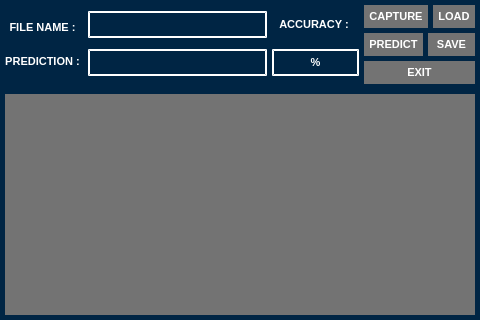
<?xml version="1.0" encoding="UTF-8"?>
<ui version="4.0">
 <class>MainWindow</class>
 <widget class="QMainWindow" name="MainWindow">
  <property name="geometry">
   <rect>
    <x>0</x>
    <y>0</y>
    <width>480</width>
    <height>320</height>
   </rect>
  </property>
  <property name="minimumSize">
   <size>
    <width>480</width>
    <height>320</height>
   </size>
  </property>
  <property name="windowTitle">
   <string>MainWindow</string>
  </property>
  <widget class="QWidget" name="centralwidget">
   <layout class="QVBoxLayout" name="verticalLayout">
    <property name="spacing">
     <number>0</number>
    </property>
    <property name="leftMargin">
     <number>0</number>
    </property>
    <property name="topMargin">
     <number>0</number>
    </property>
    <property name="rightMargin">
     <number>0</number>
    </property>
    <property name="bottomMargin">
     <number>0</number>
    </property>
    <item>
     <widget class="QStackedWidget" name="stackedWidget">
      <property name="font">
       <font>
        <pointsize>8</pointsize>
       </font>
      </property>
      <property name="currentIndex">
       <number>1</number>
      </property>
      <widget class="QWidget" name="page_1">
       <property name="styleSheet">
        <string notr="true">#page_1 {
	border-image: url(:/bg/gui/assets/barong_bg2.png);
}</string>
       </property>
       <layout class="QVBoxLayout" name="verticalLayout_2">
        <property name="spacing">
         <number>0</number>
        </property>
        <property name="leftMargin">
         <number>0</number>
        </property>
        <property name="topMargin">
         <number>0</number>
        </property>
        <property name="rightMargin">
         <number>0</number>
        </property>
        <property name="bottomMargin">
         <number>0</number>
        </property>
        <item>
         <widget class="QWidget" name="widget" native="true">
          <layout class="QVBoxLayout" name="verticalLayout_3" stretch="80,20">
           <property name="spacing">
            <number>0</number>
           </property>
           <property name="leftMargin">
            <number>0</number>
           </property>
           <property name="topMargin">
            <number>0</number>
           </property>
           <property name="rightMargin">
            <number>0</number>
           </property>
           <property name="bottomMargin">
            <number>0</number>
           </property>
           <item>
            <widget class="QWidget" name="widget_3" native="true"/>
           </item>
           <item>
            <widget class="QWidget" name="widget_2" native="true">
             <property name="styleSheet">
              <string notr="true">background-color: rgba(0, 0, 0, 100);</string>
             </property>
             <layout class="QVBoxLayout" name="verticalLayout_4">
              <property name="spacing">
               <number>0</number>
              </property>
              <property name="leftMargin">
               <number>0</number>
              </property>
              <property name="topMargin">
               <number>0</number>
              </property>
              <property name="rightMargin">
               <number>0</number>
              </property>
              <property name="bottomMargin">
               <number>0</number>
              </property>
              <item>
               <widget class="QLabel" name="lbl_begin">
                <property name="font">
                 <font>
                  <pointsize>14</pointsize>
                  <weight>75</weight>
                  <bold>true</bold>
                 </font>
                </property>
                <property name="styleSheet">
                 <string notr="true">color: rgb(255, 255, 255);
background-color: transparent;</string>
                </property>
                <property name="text">
                 <string>Tap here to classify</string>
                </property>
                <property name="alignment">
                 <set>Qt::AlignCenter</set>
                </property>
               </widget>
              </item>
             </layout>
            </widget>
           </item>
          </layout>
         </widget>
        </item>
       </layout>
      </widget>
      <widget class="QWidget" name="page_2">
       <property name="styleSheet">
        <string notr="true">background-color: rgb(0, 37, 68);</string>
       </property>
       <layout class="QVBoxLayout" name="verticalLayout_5">
        <property name="spacing">
         <number>0</number>
        </property>
        <property name="leftMargin">
         <number>0</number>
        </property>
        <property name="topMargin">
         <number>0</number>
        </property>
        <property name="rightMargin">
         <number>0</number>
        </property>
        <property name="bottomMargin">
         <number>0</number>
        </property>
        <item>
         <widget class="QWidget" name="widget_4" native="true">
          <property name="font">
           <font>
            <pointsize>8</pointsize>
           </font>
          </property>
          <layout class="QVBoxLayout" name="verticalLayout_6" stretch="20,80">
           <property name="spacing">
            <number>0</number>
           </property>
           <property name="leftMargin">
            <number>0</number>
           </property>
           <property name="topMargin">
            <number>0</number>
           </property>
           <property name="rightMargin">
            <number>0</number>
           </property>
           <property name="bottomMargin">
            <number>0</number>
           </property>
           <item>
            <widget class="QWidget" name="widget_6" native="true">
             <property name="font">
              <font>
               <pointsize>8</pointsize>
              </font>
             </property>
             <layout class="QHBoxLayout" name="horizontalLayout_4" stretch="10,50,10,30">
              <property name="spacing">
               <number>5</number>
              </property>
              <property name="leftMargin">
               <number>5</number>
              </property>
              <property name="topMargin">
               <number>5</number>
              </property>
              <property name="rightMargin">
               <number>5</number>
              </property>
              <property name="bottomMargin">
               <number>5</number>
              </property>
              <item>
               <layout class="QVBoxLayout" name="verticalLayout_11" stretch="50,50">
                <property name="spacing">
                 <number>5</number>
                </property>
                <item>
                 <widget class="QLabel" name="label">
                  <property name="sizePolicy">
                   <sizepolicy hsizetype="Preferred" vsizetype="Fixed">
                    <horstretch>0</horstretch>
                    <verstretch>0</verstretch>
                   </sizepolicy>
                  </property>
                  <property name="font">
                   <font>
                    <pointsize>8</pointsize>
                    <weight>75</weight>
                    <bold>true</bold>
                   </font>
                  </property>
                  <property name="styleSheet">
                   <string notr="true">color: rgb(255, 255, 255);
background-color: transparent;</string>
                  </property>
                  <property name="text">
                   <string>FILE NAME : </string>
                  </property>
                  <property name="alignment">
                   <set>Qt::AlignCenter</set>
                  </property>
                 </widget>
                </item>
                <item>
                 <widget class="QLabel" name="label_2">
                  <property name="sizePolicy">
                   <sizepolicy hsizetype="Preferred" vsizetype="Fixed">
                    <horstretch>0</horstretch>
                    <verstretch>0</verstretch>
                   </sizepolicy>
                  </property>
                  <property name="font">
                   <font>
                    <pointsize>8</pointsize>
                    <weight>75</weight>
                    <bold>true</bold>
                   </font>
                  </property>
                  <property name="styleSheet">
                   <string notr="true">color: rgb(255, 255, 255);
background-color: transparent;</string>
                  </property>
                  <property name="text">
                   <string>PREDICTION : </string>
                  </property>
                  <property name="alignment">
                   <set>Qt::AlignCenter</set>
                  </property>
                 </widget>
                </item>
               </layout>
              </item>
              <item>
               <layout class="QVBoxLayout" name="verticalLayout_10" stretch="50,50">
                <property name="spacing">
                 <number>5</number>
                </property>
                <item>
                 <widget class="QLabel" name="lbl_filename">
                  <property name="sizePolicy">
                   <sizepolicy hsizetype="Preferred" vsizetype="Fixed">
                    <horstretch>0</horstretch>
                    <verstretch>0</verstretch>
                   </sizepolicy>
                  </property>
                  <property name="font">
                   <font>
                    <pointsize>8</pointsize>
                    <weight>75</weight>
                    <bold>true</bold>
                   </font>
                  </property>
                  <property name="styleSheet">
                   <string notr="true">color: rgb(255, 255, 255);
background-color: transparent;
padding: 5px;
border-color: rgb(255, 255, 255);
border-style: outset;
border-width: 2px;</string>
                  </property>
                  <property name="text">
                   <string/>
                  </property>
                  <property name="alignment">
                   <set>Qt::AlignCenter</set>
                  </property>
                 </widget>
                </item>
                <item>
                 <widget class="QLabel" name="lbl_prediction">
                  <property name="sizePolicy">
                   <sizepolicy hsizetype="Preferred" vsizetype="Fixed">
                    <horstretch>0</horstretch>
                    <verstretch>0</verstretch>
                   </sizepolicy>
                  </property>
                  <property name="font">
                   <font>
                    <pointsize>8</pointsize>
                    <weight>75</weight>
                    <bold>true</bold>
                   </font>
                  </property>
                  <property name="styleSheet">
                   <string notr="true">color: rgb(255, 255, 255);
background-color: transparent;
padding: 5px;
border-color: rgb(255, 255, 255);
border-style: outset;
border-width: 2px;</string>
                  </property>
                  <property name="text">
                   <string/>
                  </property>
                  <property name="alignment">
                   <set>Qt::AlignCenter</set>
                  </property>
                 </widget>
                </item>
               </layout>
              </item>
              <item>
               <layout class="QVBoxLayout" name="verticalLayout_12" stretch="50,50">
                <property name="spacing">
                 <number>5</number>
                </property>
                <item>
                 <widget class="QLabel" name="label_7">
                  <property name="sizePolicy">
                   <sizepolicy hsizetype="Preferred" vsizetype="Fixed">
                    <horstretch>0</horstretch>
                    <verstretch>0</verstretch>
                   </sizepolicy>
                  </property>
                  <property name="font">
                   <font>
                    <pointsize>8</pointsize>
                    <weight>75</weight>
                    <bold>true</bold>
                   </font>
                  </property>
                  <property name="styleSheet">
                   <string notr="true">color: rgb(255, 255, 255);
padding: 5px;
border-color: rgb(0, 37, 68);
border-width: 2px;</string>
                  </property>
                  <property name="text">
                   <string>ACCURACY : </string>
                  </property>
                  <property name="alignment">
                   <set>Qt::AlignCenter</set>
                  </property>
                 </widget>
                </item>
                <item>
                 <widget class="QLabel" name="lbl_accuracy">
                  <property name="sizePolicy">
                   <sizepolicy hsizetype="Preferred" vsizetype="Fixed">
                    <horstretch>0</horstretch>
                    <verstretch>0</verstretch>
                   </sizepolicy>
                  </property>
                  <property name="font">
                   <font>
                    <pointsize>8</pointsize>
                    <weight>75</weight>
                    <bold>true</bold>
                   </font>
                  </property>
                  <property name="styleSheet">
                   <string notr="true">color: rgb(255, 255, 255);
background-color: transparent;
padding: 5px;
border-color: rgb(255, 255, 255);
border-style: outset;
border-width: 2px;</string>
                  </property>
                  <property name="text">
                   <string>%</string>
                  </property>
                  <property name="alignment">
                   <set>Qt::AlignCenter</set>
                  </property>
                 </widget>
                </item>
               </layout>
              </item>
              <item>
               <layout class="QVBoxLayout" name="verticalLayout_8" stretch="33,33,33">
                <property name="spacing">
                 <number>5</number>
                </property>
                <item>
                 <layout class="QHBoxLayout" name="horizontalLayout_2" stretch="50,50">
                  <property name="spacing">
                   <number>5</number>
                  </property>
                  <item>
                   <widget class="QPushButton" name="btn_capture">
                    <property name="sizePolicy">
                     <sizepolicy hsizetype="Minimum" vsizetype="Preferred">
                      <horstretch>0</horstretch>
                      <verstretch>0</verstretch>
                     </sizepolicy>
                    </property>
                    <property name="font">
                     <font>
                      <pointsize>8</pointsize>
                      <weight>75</weight>
                      <bold>true</bold>
                     </font>
                    </property>
                    <property name="styleSheet">
                     <string notr="true">QPushButton {
	padding: 5px;
	border-color: black;
	border-style: outset;
	border-width: 0px;
	background-color: rgb(115, 115, 115);
	color: rgb(255, 255, 255);
}

QPushButton:hover {	
	background-color: rgb(211, 215, 207);
}

QPushButton:pressed {
	background-color: blue;
}</string>
                    </property>
                    <property name="text">
                     <string>CAPTURE</string>
                    </property>
                   </widget>
                  </item>
                  <item>
                   <widget class="QPushButton" name="btn_load">
                    <property name="sizePolicy">
                     <sizepolicy hsizetype="Minimum" vsizetype="Preferred">
                      <horstretch>0</horstretch>
                      <verstretch>0</verstretch>
                     </sizepolicy>
                    </property>
                    <property name="font">
                     <font>
                      <pointsize>8</pointsize>
                      <weight>75</weight>
                      <bold>true</bold>
                     </font>
                    </property>
                    <property name="styleSheet">
                     <string notr="true">QPushButton {
	padding: 5px;
	border-color: black;
	border-style: outset;
	border-width: 0px;
	background-color: rgb(115, 115, 115);
	color: rgb(255, 255, 255);
}

QPushButton:hover {	
	background-color: rgb(211, 215, 207);
}

QPushButton:pressed {
	background-color: blue;
}</string>
                    </property>
                    <property name="text">
                     <string>LOAD</string>
                    </property>
                   </widget>
                  </item>
                 </layout>
                </item>
                <item>
                 <layout class="QHBoxLayout" name="horizontalLayout" stretch="50,50">
                  <property name="spacing">
                   <number>5</number>
                  </property>
                  <item>
                   <widget class="QPushButton" name="btn_predict">
                    <property name="sizePolicy">
                     <sizepolicy hsizetype="Minimum" vsizetype="Preferred">
                      <horstretch>0</horstretch>
                      <verstretch>0</verstretch>
                     </sizepolicy>
                    </property>
                    <property name="font">
                     <font>
                      <pointsize>8</pointsize>
                      <weight>75</weight>
                      <bold>true</bold>
                     </font>
                    </property>
                    <property name="styleSheet">
                     <string notr="true">QPushButton {
	padding: 5px;
	border-color: black;
	border-style: outset;
	border-width: 0px;
	background-color: rgb(115, 115, 115);
	color: rgb(255, 255, 255);
}

QPushButton:hover {	
	background-color: rgb(211, 215, 207);
}

QPushButton:pressed {
	background-color: blue;
}</string>
                    </property>
                    <property name="text">
                     <string>PREDICT</string>
                    </property>
                   </widget>
                  </item>
                  <item>
                   <widget class="QPushButton" name="btn_save">
                    <property name="sizePolicy">
                     <sizepolicy hsizetype="Minimum" vsizetype="Preferred">
                      <horstretch>0</horstretch>
                      <verstretch>0</verstretch>
                     </sizepolicy>
                    </property>
                    <property name="font">
                     <font>
                      <pointsize>8</pointsize>
                      <weight>75</weight>
                      <bold>true</bold>
                     </font>
                    </property>
                    <property name="styleSheet">
                     <string notr="true">QPushButton {
	padding: 5px;
	border-color: black;
	border-style: outset;
	border-width: 0px;
	background-color: rgb(115, 115, 115);
	color: rgb(255, 255, 255);
}

QPushButton:hover {	
	background-color: rgb(211, 215, 207);
}

QPushButton:pressed {
	background-color: blue;
}</string>
                    </property>
                    <property name="text">
                     <string>SAVE</string>
                    </property>
                   </widget>
                  </item>
                 </layout>
                </item>
                <item>
                 <widget class="QPushButton" name="btn_exit">
                  <property name="sizePolicy">
                   <sizepolicy hsizetype="Minimum" vsizetype="Preferred">
                    <horstretch>0</horstretch>
                    <verstretch>0</verstretch>
                   </sizepolicy>
                  </property>
                  <property name="font">
                   <font>
                    <pointsize>8</pointsize>
                    <weight>75</weight>
                    <bold>true</bold>
                   </font>
                  </property>
                  <property name="styleSheet">
                   <string notr="true">QPushButton {
	padding: 5px;
	border-color: black;
	border-style: outset;
	border-width: 0px;
	background-color: rgb(115, 115, 115);
	color: rgb(255, 255, 255);
}

QPushButton:hover {	
	background-color: rgb(211, 215, 207);
}

QPushButton:pressed {
	background-color: blue;
}</string>
                  </property>
                  <property name="text">
                   <string>EXIT</string>
                  </property>
                 </widget>
                </item>
               </layout>
              </item>
             </layout>
            </widget>
           </item>
           <item>
            <widget class="QWidget" name="widget_5" native="true">
             <property name="font">
              <font>
               <pointsize>8</pointsize>
              </font>
             </property>
             <layout class="QVBoxLayout" name="verticalLayout_7">
              <property name="spacing">
               <number>5</number>
              </property>
              <property name="leftMargin">
               <number>5</number>
              </property>
              <property name="topMargin">
               <number>5</number>
              </property>
              <property name="rightMargin">
               <number>5</number>
              </property>
              <property name="bottomMargin">
               <number>5</number>
              </property>
              <item>
               <widget class="QWidget" name="widget_7" native="true">
                <property name="font">
                 <font>
                  <pointsize>8</pointsize>
                 </font>
                </property>
                <property name="styleSheet">
                 <string notr="true">background-color: rgb(115, 115, 115);</string>
                </property>
                <layout class="QVBoxLayout" name="verticalLayout_9">
                 <property name="spacing">
                  <number>5</number>
                 </property>
                 <property name="leftMargin">
                  <number>5</number>
                 </property>
                 <property name="topMargin">
                  <number>5</number>
                 </property>
                 <property name="rightMargin">
                  <number>5</number>
                 </property>
                 <property name="bottomMargin">
                  <number>5</number>
                 </property>
                 <item>
                  <widget class="QLabel" name="lbl_captured">
                   <property name="font">
                    <font>
                     <pointsize>8</pointsize>
                    </font>
                   </property>
                   <property name="text">
                    <string/>
                   </property>
                   <property name="scaledContents">
                    <bool>true</bool>
                   </property>
                   <property name="alignment">
                    <set>Qt::AlignCenter</set>
                   </property>
                  </widget>
                 </item>
                </layout>
               </widget>
              </item>
             </layout>
            </widget>
           </item>
          </layout>
         </widget>
        </item>
       </layout>
      </widget>
      <widget class="QWidget" name="page_3">
       <property name="styleSheet">
        <string notr="true">background-color: rgb(0, 37, 68);</string>
       </property>
       <layout class="QHBoxLayout" name="horizontalLayout_3" stretch="30,40,30">
        <property name="spacing">
         <number>0</number>
        </property>
        <property name="leftMargin">
         <number>0</number>
        </property>
        <property name="topMargin">
         <number>0</number>
        </property>
        <property name="rightMargin">
         <number>0</number>
        </property>
        <property name="bottomMargin">
         <number>0</number>
        </property>
        <item>
         <widget class="QWidget" name="widget_11" native="true"/>
        </item>
        <item>
         <layout class="QVBoxLayout" name="verticalLayout_13" stretch="40,20,40">
          <item>
           <widget class="QWidget" name="widget_10" native="true"/>
          </item>
          <item>
           <widget class="QWidget" name="widget_8" native="true">
            <property name="styleSheet">
             <string notr="true">#widget_8 {
	background-color: rgba(0, 0, 0, 100);
	border :5px;
	border-radius: 10px;
}</string>
            </property>
            <layout class="QVBoxLayout" name="verticalLayout_14" stretch="50,50">
             <property name="spacing">
              <number>10</number>
             </property>
             <property name="leftMargin">
              <number>10</number>
             </property>
             <property name="topMargin">
              <number>10</number>
             </property>
             <property name="rightMargin">
              <number>10</number>
             </property>
             <property name="bottomMargin">
              <number>10</number>
             </property>
             <item>
              <widget class="QLabel" name="lbl_begin_2">
               <property name="font">
                <font>
                 <pointsize>12</pointsize>
                 <weight>75</weight>
                 <bold>true</bold>
                </font>
               </property>
               <property name="styleSheet">
                <string notr="true">color: rgb(255, 255, 255);
background-color: transparent;</string>
               </property>
               <property name="text">
                <string>Classifying Image . . .</string>
               </property>
               <property name="alignment">
                <set>Qt::AlignCenter</set>
               </property>
              </widget>
             </item>
             <item>
              <widget class="QProgressBar" name="pbar_analyze">
               <property name="font">
                <font>
                 <pointsize>14</pointsize>
                 <weight>75</weight>
                 <bold>true</bold>
                </font>
               </property>
               <property name="styleSheet">
                <string notr="true">QProgressBar{

border :5px;
border-radius: 10px;
}

QProgressBar::chunk{
	background-color: rgb(138, 226, 52);

border :5px;
border-radius: 10px;
}
</string>
               </property>
               <property name="value">
                <number>24</number>
               </property>
               <property name="alignment">
                <set>Qt::AlignCenter</set>
               </property>
               <property name="textVisible">
                <bool>false</bool>
               </property>
               <property name="orientation">
                <enum>Qt::Horizontal</enum>
               </property>
               <property name="invertedAppearance">
                <bool>false</bool>
               </property>
              </widget>
             </item>
            </layout>
           </widget>
          </item>
          <item>
           <widget class="QWidget" name="widget_9" native="true"/>
          </item>
         </layout>
        </item>
        <item>
         <widget class="QWidget" name="widget_12" native="true"/>
        </item>
       </layout>
      </widget>
     </widget>
    </item>
   </layout>
  </widget>
 </widget>
 <resources>
  <include location="../barong.qrc"/>
 </resources>
 <connections/>
</ui>
